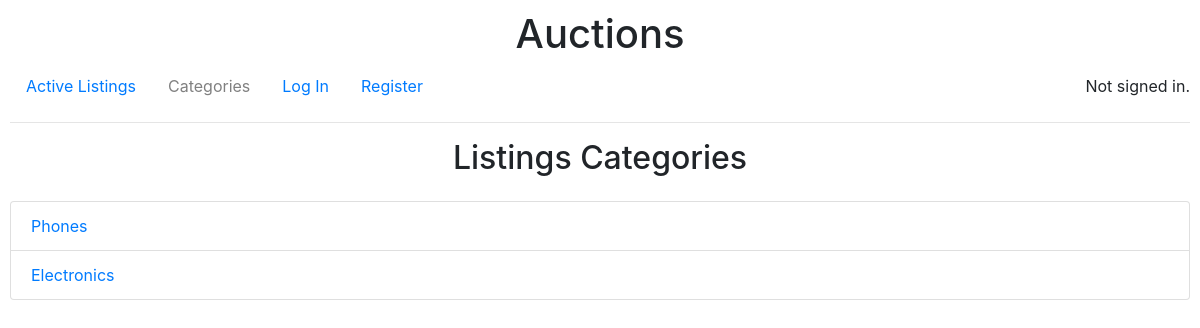
/categories, run on an earlier commit of the app's database.
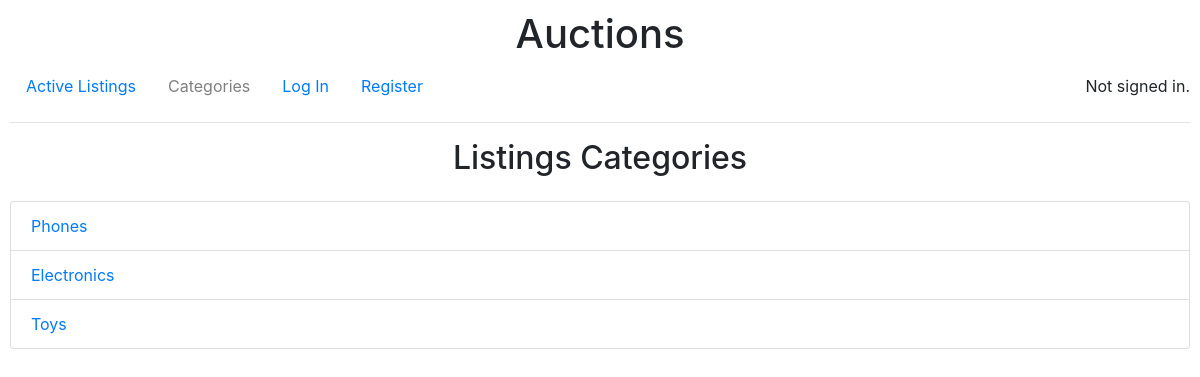
And on a later commit of the database.
### auctions/models.py (models this page shows, shortened)
class Category(models.Model):
    title = models.CharField(max_length=255)
    description = models.TextField()

### auctions/views.py (the view)
# urls.py: path("categories", views.categories, name="categories"),
def categories(request):
    user = request.user
    watched_listings_count = user.watched_listings.count() if user.is_authenticated else None
    categories = Category.objects.all()
    return render(request, "auctions/categories.html", {
        "categories": categories,
        "nav": "categories",
        "watched_listings_count": watched_listings_count
    })

### auctions/templates/auctions/categories.html
{% extends "auctions/layout.html" %}
{% block body %}
    {% include "auctions/title_view.html" with title="Listings Categories" %}
    <div class="list-group categories">
        {% for category in categories %}
            <a href="{% url 'category' category.id %}" class="list-group-item list-group-item-action">{{ category.title }}</a>
        {% endfor %}
      </div>
{% endblock %}

### auctions/templates/auctions/layout.html (shortened to what this page needs)
{% load static %}
<!DOCTYPE html>
<html lang="en">
    <head>
        <link rel="stylesheet" href="https://stackpath.bootstrapcdn.com/bootstrap/4.4.1/css/bootstrap.min.css">
        <link href="{% static 'auctions/styles.css' %}" rel="stylesheet">
    </head>
    <body>
        <h1 class="text-center">Auctions</h1>
<div class="d-flex justify-content-between align-items-center">
        <ul class="nav">
            <li class="nav-item">
                <a class="nav-link {% if nav == 'index' %} active {% endif %}" href="{% url 'index' %}">Active Listings</a>
            </li>
            <li class="nav-item">
                <a class="nav-link {% if nav == 'categories' %} active {% endif %}" href="{% url 'categories' %}">Categories</a>
            </li>
            {% if user.is_authenticated %}
                <li class="nav-item">
                    <a class="nav-link {% if nav == 'logout' %} active {% endif %}" href="{% url 'logout' %}">Log Out</a>
                </li>
            {% else %}
                <li class="nav-item">
                    <a class="nav-link {% if nav == 'login' %} active {% endif %}" href="{% url 'login' %}">Log In</a>
                </li>
                <li class="nav-item {% if nav == 'register' %} active {% endif %}">
                    <a class="nav-link" href="{% url 'register' %}">Register</a>
                </li>
            {% endif %}
        </ul>
        <div class="text-center">
            {% if user.is_authenticated %}
                Signed in as <strong>{{ user.username }}</strong>.
            {% else %}
                Not signed in.
            {% endif %}
        </div>
</div>
        <hr>
        {% block body %}
        {% endblock %}
    </body>
</html>

### auctions/templates/auctions/title_view.html
<h2  class="text-center mb-4">{{title}}</h2>

### auctions/static/auctions/styles.css (style rules this page uses)
body { padding: 10px; }
.list-group-item-action { color: #007bff; }
.nav-link.active { color: gray; cursor: default; }

What changed in the data, as far as the page shows it:
added Category: title "Toys"
